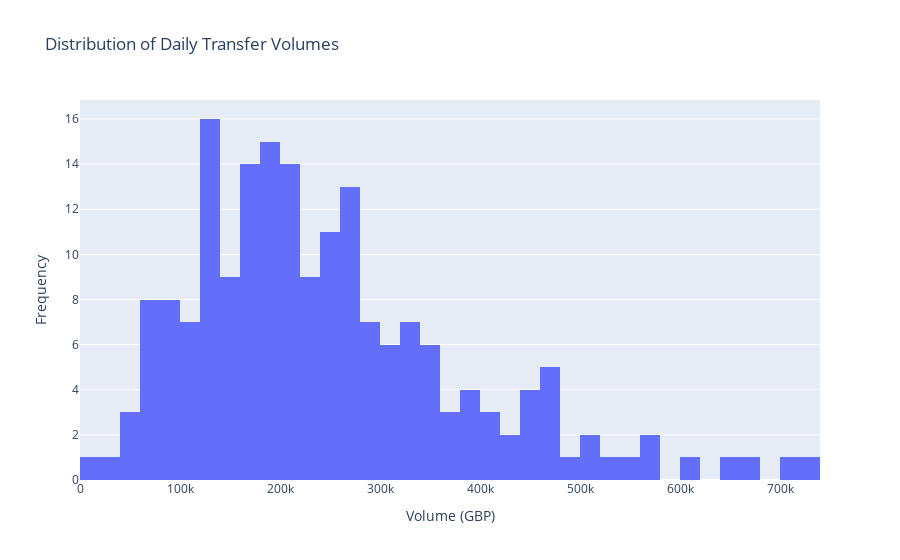

The notebook cell saved with this chart:
### Code cell
# Removing smallest and largest bins
df_high_value = df[(df['volume_gbp'] > 10000) & (df['volume_gbp'] < 1000000)]
fig = px.histogram(df_high_value, x='volume_gbp', nbins=50, title='Distribution of Daily Transfer Volumes')
fig.update_layout(
    xaxis_title="Volume (GBP)",
    yaxis_title="Frequency"
)
fig.show()
# Shapiro-Wilk test for normal distribution
shapiro_test = stats.shapiro(df_high_value['volume_gbp'])
print(f'Shapiro-Wilk Test (Normal): Statistic={shapiro_test.statistic}, p-value={shapiro_test.pvalue}')
# Liliefors test for exponential distribution
lilliefors_test_stat, lilliefors_p_value = lilliefors(df_high_value['volume_gbp'], dist='exp')
print(f'Liliefors Test (Exponential): Statistic={lilliefors_test_stat}, p-value={lilliefors_p_value}')
# Kolmogorov-Smirnov Test for gamma distribution 
gamma_params_high = stats.gamma.fit(df_high_value['volume_gbp'])
ks_statistic, p_value = stats.kstest(df_high_value['volume_gbp'], 'gamma', args=gamma_params_high)
print(f"Kolmogorov-Smirnov Test (Gamma): Statistic={ks_statistic:.4f}, p-value={p_value:.4f}")

### Figure 1 — Plotly figure (JSON) as saved in the notebook; plotly's stock layout.template omitted (floating-point values rounded to 4 significant figures; data arrays with more than 128 entries replaced by an {"elided": "..."} marker saying what was removed)
{"data": [{"alignmentgroup": "True", "bingroup": "x", "hovertemplate": "volume_gbp=%{x}<br>count=%{y}<extra></extra>", "legendgroup": "", "marker": {"color": "#636efa", "pattern": {"shape": ""}}, "name": "", "nbinsx": 50, "offsetgroup": "", "orientation": "v", "showlegend": false, "type": "histogram", "x": {"elided": "188 float values"}, "xaxis": "x", "yaxis": "y"}], "layout": {"barmode": "relative", "legend": {"tracegroupgap": 0}, "title": {"text": "Distribution of Daily Transfer Volumes"}, "xaxis": {"anchor": "y", "domain": [0, 1], "title": {"text": "Volume (GBP)"}}, "yaxis": {"anchor": "x", "domain": [0, 1], "title": {"text": "Frequency"}}}}
